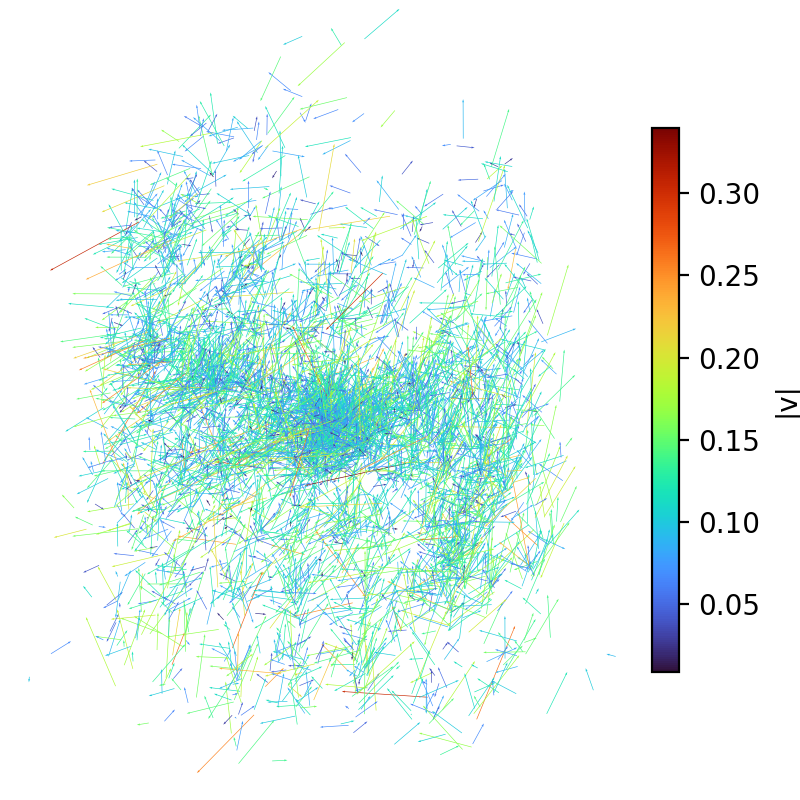
#> input picture images/velocity_quiver__00000_fluid_nosigma.png, 800 x 800 px
$ python concate.py
#> lines starting #> are read from the running program, lines starting #| are printed output that depends on the picture
import os
from PIL import Image, ImageDraw, ImageFont

# —— 参数区 —— #
image_paths = [
    "images/velocity_quiver__00000_fluid_nosigma.png",
    "images/velocity_quiver__00000_fluid.png",
    "images/velocity_quiver__00000_balls_nosigma.png",
    "images/velocity_quiver__00000_balls.png",
    "images/tsne_gaussians_orig_test_balls.png",
    "images/tsne_gaussians_def_test_balls.png",
    "images/tsne_gaussians_orig_test_grid4d.png",
    "images/tsne_gaussians_def_test_grid4d.png",
]

# 在这里填入你自己的 8 个标题（与上面路径一一对应）
titles = [
    "Velocity Flow in Fluid (no sigma)",
    "Velocity Flow in Fluid (with sigma)",
    "Velocity Flow in Collision (no sigma)",
    "Velocity Flow in Collision (with sigma)",
    "t-SNE of Canonical Gaussians (Ours)",
    "t-SNE of Deformable Gaussians (Ours)",
    "t-SNE of Canonical Gaussians (Grid4D)",
    "t-SNE of Deformable Gaussians (Grid4D)",
]

output_path  = "images/exp_pidg.png"
font_path    = "/usr/share/fonts/truetype/dejavu/DejaVuSans-Bold.ttf"
font_size    = 48
title_height = 60
spacing      = 10

font = ImageFont.truetype(font_path, font_size)

# 1. 找出最大宽度
orig_sizes = [Image.open(p).size for p in image_paths]
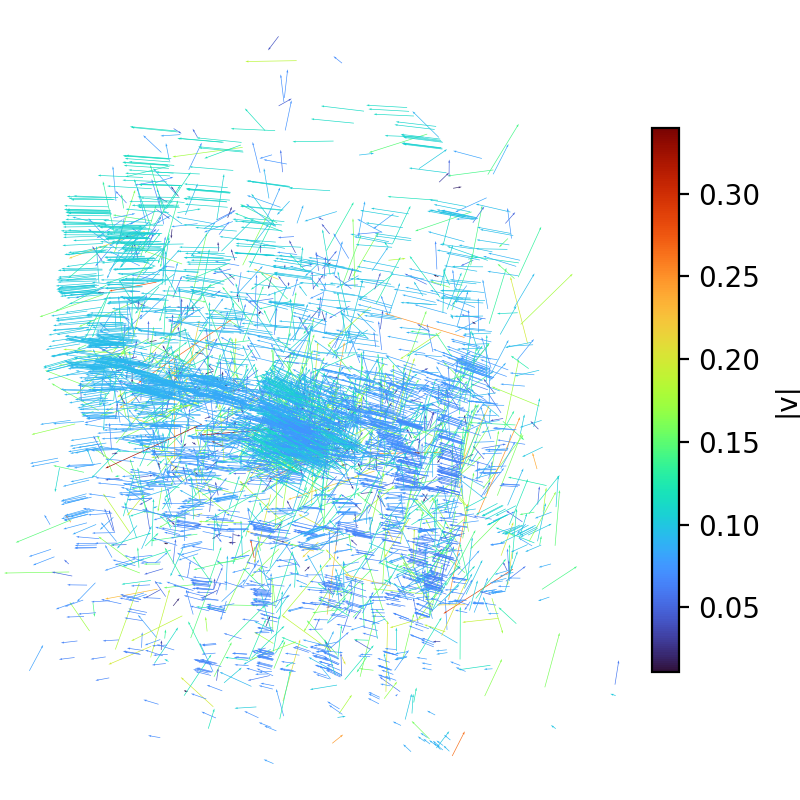
#> input picture images/velocity_quiver__00000_fluid.png, 800 x 800 px
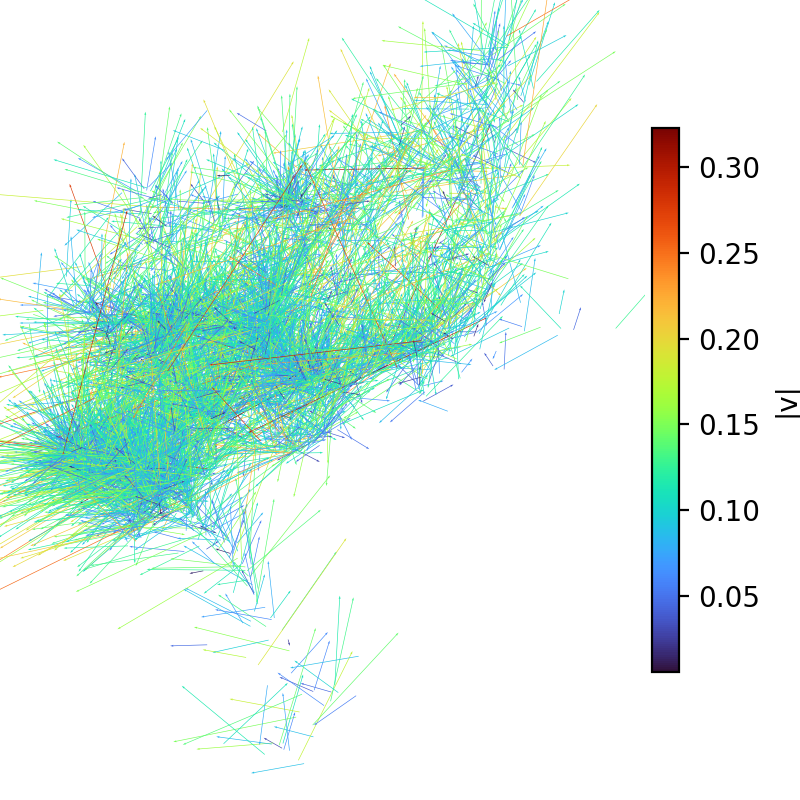
#> input picture images/velocity_quiver__00000_balls_nosigma.png, 800 x 800 px
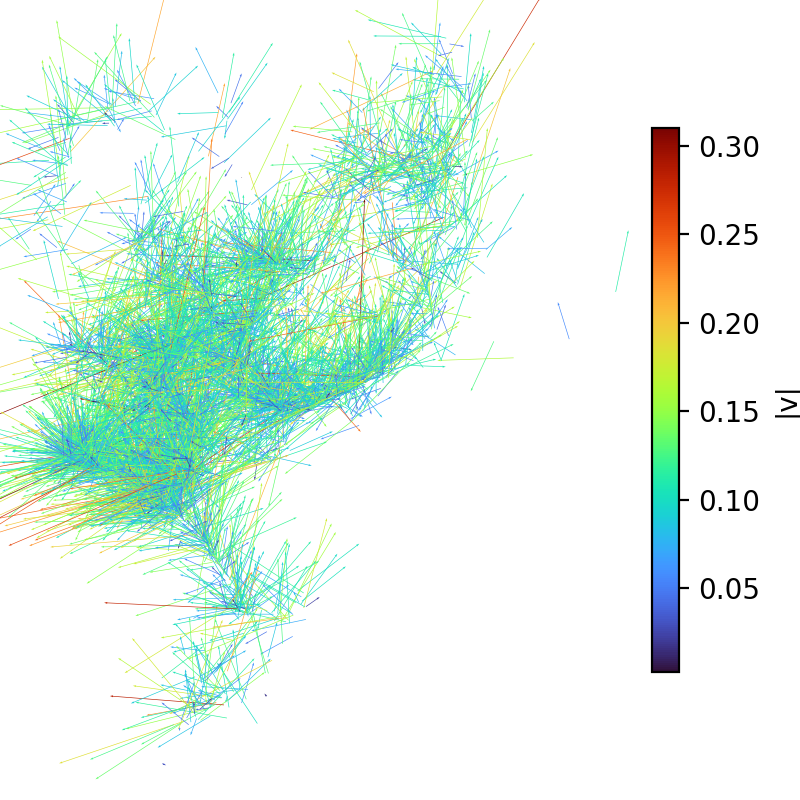
#> input picture images/velocity_quiver__00000_balls.png, 800 x 800 px
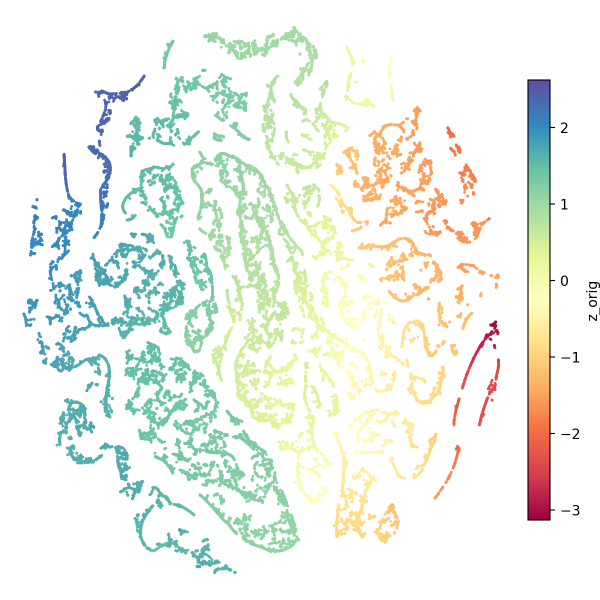
#> input picture images/tsne_gaussians_orig_test_balls.png, 1200 x 1200 px (shown at 1/2 size)
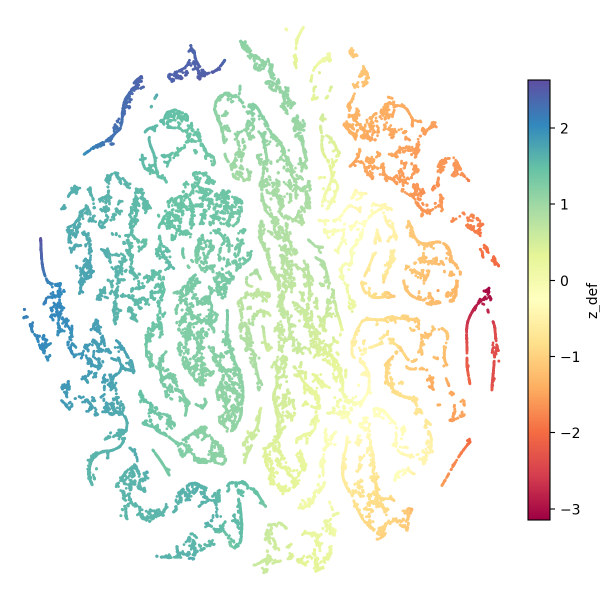
#> input picture images/tsne_gaussians_def_test_balls.png, 1200 x 1200 px (shown at 1/2 size)
#> (the run stopped early here; a loop or call above may not have finished)
